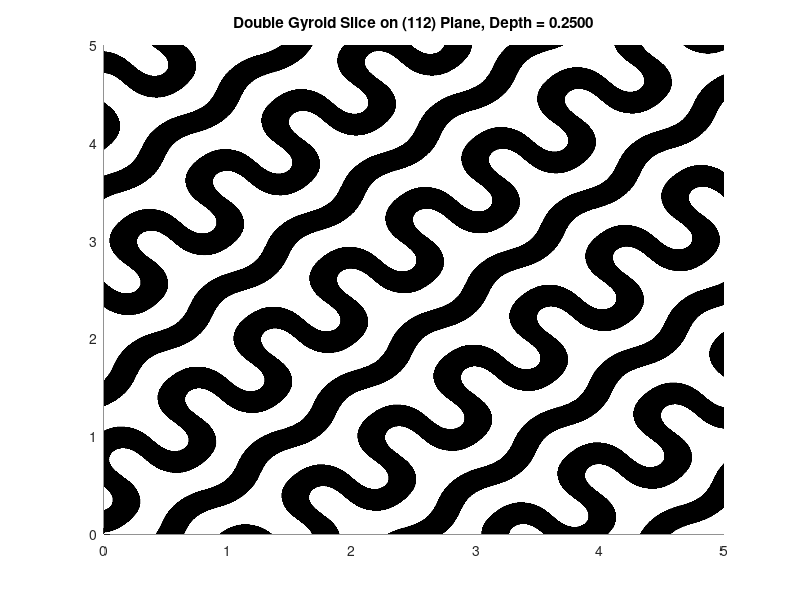
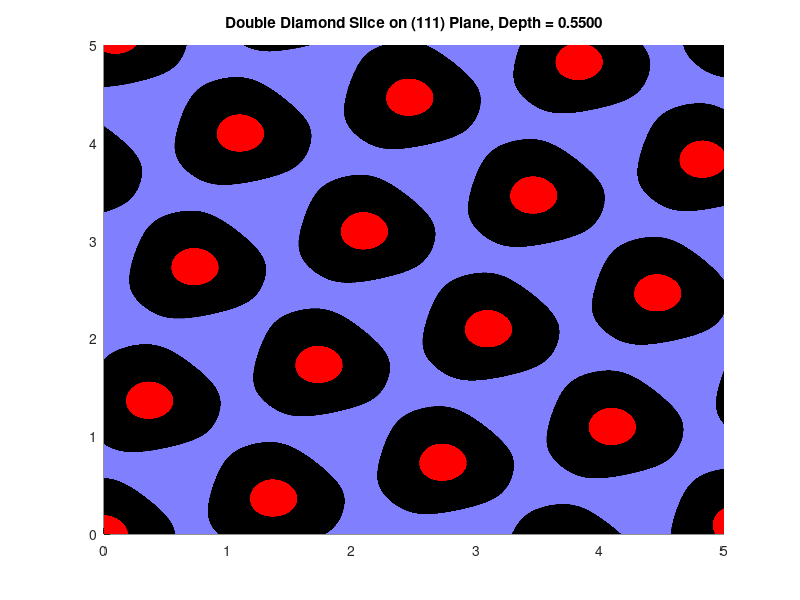

These figures' MATLAB source, in order:
%Each function in this program contains a description of what it does, 
%please read through the program to get a better understanding of what each
%function does and the overall capabilites of the program.


function blockCopolymerSlicer
% This is equivalent to a main() or runner() function, the code in this
% fuction will be executed when the program is run.

    [MIN_BLOCK_VOL_FRAC, SLICES, SLICE_DEPTH, NUM_CELLS, INVERT_COLOR, ...
     MINORITY_BLOCK_COLOR_1, MINORITY_BLOCK_COLOR_2, ...
     MAJORITY_BLOCK_COLOR, NETWORK_TYPE] = setup(); 
    % Calling setup will save default values into these named variables.
    % They can be used, but do not have to be. 
    
    filePath = 'C:\'; % Modify this filePath to save figures to your desired location
    
    %Below are two examples to show some functionality of this program. 

    plotSlice(1,1,2,0.4,5,0.25,'double gyroid',false);
    %This plots a slice of the double gyroid network on the (112) plane.
    %The volume fraction of the minority network is 0.4, five unit cells
    %are plotted in the x and y directions, and the slice occurs 1/4 of the
    %way through a unit cell (depth = 0.25). The minority networks are 
    % white and the majority network is black (invertColor = false).

    plotSliceColorNetworks(1,1,1,0.42,5,0.55,'dd',MINORITY_BLOCK_COLOR_1,MINORITY_BLOCK_COLOR_2,MAJORITY_BLOCK_COLOR);
    %This plots a slice of the double diamond network on the (111) plane.
    %The volume fraction of the minority network is 0.42, five unit cells
    %are plotted in the x and y directions, and the slice occurs near the
    %center of a unit cell (depth = 0.55). The networks are colored using
    %the default colors located in the setup() function below.   

end


function [MIN_BLOCK_VOL_FRAC, SLICES, SLICE_DEPTH, NUM_CELLS, INVERT_COLOR, ...
     MINORITY_BLOCK_COLOR_1, MINORITY_BLOCK_COLOR_2, ...
     MAJORITY_BLOCK_COLOR, NETWORK_TYPE] = setup()
% This function can be useful to assign variables to values to be used in
% calling other functions in the program. It is not necessary to use this
% function, and values can be directly input as parameters when calling
% functions in the blockCopolymerSlicer function. Each variable is
% described below:

    MIN_BLOCK_VOL_FRAC = 0.4; 
    %Input minority block volume fraction.
    
    SLICES = 51; 
    % This is the number of slices made within a unit cell when using 
    % exportSlices.
    % Default: 51
    
    SLICE_DEPTH = 0.25; 
    % This is the position within a unit cell where the slice will be made for
    % plotSlice and similar functions that make a single slice. It is measured
    % from the bottom of the unit cell.
    % Give slice depth as a fraction of a unit cell (must be between 0 and 1).
    
    NUM_CELLS = 5; 
    % Number of unit cells plotted in x and y directions. Minimum = 1.
    
    MINORITY_BLOCK_COLOR_1 = [0.5,0.5,1]; 
    % Color for one minority block network, given as an RGB triplet in a 1x3 vector.
    % Used in any of the functions that color the networks separately.
    % NOTE: In Matlab, R,G, and B must be in the range [0,1], not [0,255].
    % Default: [0.5,0.5,1] (light blue)
    
    MINORITY_BLOCK_COLOR_2 = [1,0,0]; 
    % Color for other minority block network, given as an RGB triplet in a 1x3 vector.
    % Used in any of the functions that color the networks separately.
    % NOTE: In Matlab, R,G, and B must be in the range [0,1], not [0,255].
    % Default: [1,0,0] (red)
    
    MAJORITY_BLOCK_COLOR = [0,0,0];
    % Color for the majority block network, given as an RGB triplet in a 1x3 vector. 
    % Used in any of the functions that color the networks separately.
    % NOTE: In Matlab, R,G, and B must be in the range [0,1], not [0,255].
    % Default: [0,0,0] (black)
    
    NETWORK_TYPE = 'double gyroid';
    % Which network is going to be sliced, either double diamond or 
    % double gyroid. Not case sensitive.
    % For double diamond, the program recognizes: "diamond", "double
    % diamond", and "dd"
    % For double gyroid, the program recognizes: "gyroid", "double gyroid",
    % and "dg"

    INVERT_COLOR = false;
    % Invert black and white in plotSlice, exportSlice, and plotAndSaveSlice.
    % This is a logical value (true/false) that inverts the color of the plot. 
    % When false, minority networks are white and the majority network is 
    % black. When true, minority networks are black and the majority
    % network is white.

end


function type = interpretNetworkType(networkType)
% THIS FUNCTION SHOULD NOT BE CALLED DIRECTLY
% This function interprets the network type input by the user. It could 
% be modified to accept more phrases.
% Inputs:
% networkType - A string that identifies the network type to be sliced
% Outputs:
% type - A string that identifies the network type to be sliced using only
% 'diamond' or 'gyroid' so that the program can interpret this later on

    inputType = lower(networkType);
    
    if strcmp(inputType,'diamond') || strcmp(inputType,'double diamond') || strcmp(inputType,'dd')

        type = 'diamond';

    elseif strcmp(inputType,'gyroid') || strcmp(inputType,'double gyroid') || strcmp(inputType,'dg')

        type = 'gyroid';

    else

        error("Network type could not be recongized. For double diamond, the program " + ...
            "recognizes: diamond, double diamond, and dd. For double gyroid, the program " + ...
            "recognizes: gyroid, double gyroid, and dg. It is not case sensitive.");

    end


end


function t = calculateT(minBlockVolFrac,type)
% THIS FUNCTION SHOULD NOT BE CALLED DIRECTLY
% This function converts the user input minority block volume fraction 
% into a constant to be used in the level set equations.
% Inputs:
% minBlockVolFrac - The volume fraction of the minority block
% type - A string that identifies the network type to be sliced, either
% 'diamond' or 'gyroid'.
% Outputs:
% t - A constant that is used in the level set equation to produce a plot.

    if minBlockVolFrac > 0.5 || minBlockVolFrac < 0

        error("The minority block volume fraction must be between 0 and 0.5, although values " + ...
            "should be in the range 0.33 to 0.42, which is where the double diamond and " + ...
            "double gyroid typically occur.")

    elseif minBlockVolFrac > 0.45 || minBlockVolFrac < 0.3

        warning("It is recommended that the minority block volume fraction is between " + ...
            "0.33 and 0.42, which is where the double diamond and double gyroid typically occur.")

    end


    if strcmp(type,'diamond')

        if minBlockVolFrac < 0.11

            warning("This simulation produces inaccurate results for the " + ...
                "double diamond network if the minority block volume fraction" + ...
            " is set below 0.11. It is recommended that the minority " + ...
            "block volume fraction is between 0.33 and 0.42, which is " + ...
            "where the double diamond and double gyroid typically occur.")

        end

        t = -1.1784*minBlockVolFrac + 1.1971;

    else 

        t = -1.4355*minBlockVolFrac + 1.4888;

    end

end


function [uHat,vHat,wHat] = rotate001toNewAxis(newAxis)
% THIS FUNCTION SHOULD NOT BE CALLED DIRECTLY
% This function rotates the coordinate system such that the 3D slicing 
% plane can be properly displayed in 2D without distortion.
% Inputs:
% newAxis - The normal vector to the plane that is being sliced, given as a
% vertical 3x1 vector.
% Outputs:
% uHat - This is the modified x axis, x', in the new coordinate system.
% vHat - This is the modified y axis, y', in the new coordinate system.
% wHat - This is the modified z axis, z', in the new coordinate system.

    if newAxis == [0;0;0]

        error("(000) is Not a Valid Direction, Please Use a Non-zero Value.");

    elseif newAxis(1) == 0 && newAxis(2) == 0 

        uHat = [1;0;0];
        vHat = [0;1;0];
        wHat = [0;0;1];

    else

        n = [0;0;1];
        normN = norm(n);
        nHat = n/normN;
    
        k = newAxis;
        normK = norm(k);
        kHat = k/normK;
    
        b = cross(kHat,nHat);
        bHat = b/norm(b);

        theta = acosd(dot(kHat,nHat));
    
        q0 = cosd(theta/2);
        q1 = sind(theta/2)*bHat(1);
        q2 = sind(theta/2)*bHat(2);
        q3 = sind(theta/2)*bHat(3);
    
        Q = zeros(3,3);
        Q(1,1) = -(q0*q0+q1*q1-q2*q2-q3*q3);
        Q(1,2) = -2*(q1*q2-q0*q3);
        Q(1,3) = -2*(q1*q3+q0*q2);
        Q(2,1) = -2*(q1*q2+q0*q3);
        Q(2,2) = -(q0*q0-q1*q1+q2*q2-q3*q3);
        Q(2,3) = -2*(q2*q3-q0*q1);
        Q(3,1) = 2*(q1*q3-q0*q2);
        Q(3,2) = 2*(q2*q3+q0*q1);
        Q(3,3) = q0*q0-q1*q1-q2*q2+q3*q3;
    
        uHat = Q*[1;0;0];
        vHat = Q*[0;1;0];
        wHat = Q*[0;0;1];
    
        % x' = (u(1)*x+u(2)*y+u(3)*z);
        % y' = (v(1)*x+v(2)*y+v(3)*z);
        % z' = (w(1)*x+w(2)*y+w(3)*z);

    end

end


function plotSlice(index1,index2,index3,minBlockVolFrac,cells,sliceDepth,networkType,invertColor)
% Produces an image of the double diamond or double gyroid sliced on the
% given plane. 
% Inputs:
% index1 - The first index (Miller Index) of the plane to be sliced.
% index2 - The second index (Miller Index) of the plane to be sliced.
% index3 - The third index (Miller Index) of the plane to be sliced.
% minBlockVolFrac - The volume fraction of the minority block.
% cells - The number of unit cells to be plotted in the x and y directions.
% sliceDepth - The position of the slice within the unit cell, given as a
% fraction or decimal between 0 and 1.
% networkType - The kind of network, either double diamond or double
% gyroid, given as a string.
% invertColor - Logical value (true/false) that inverts the color of the plot. 
% When false, minority networks are white and the majority network is 
% black. When true, minority networks are black and the majority
% network is white.
% Outputs:
% None

    if sliceDepth > 1 || sliceDepth < 0

        error("Slice Depth Must be a Fraction or Decimal With Value in the Range 0 to 1.")

    elseif ~islogical(invertColor)

        error("invertColor must be a logical value (either true or false)." + ...
            " Do not use quotation marks.");

    end

    network = interpretNetworkType(networkType);

    t = calculateT(minBlockVolFrac,network);

    newAxis = [index1;index2;index3];

    [u,v,w] = rotate001toNewAxis(newAxis);

    range = sqrt(index1*index1+index2*index2+index3*index3);

    z = sliceDepth*range;

    if cells >=1

        resolution = round(cells)/2000;
    
    else
    
        error("Invalid Number of Cells, You Must Plot at Least One Cell.");
    
    end
    
    points = 0:resolution:cells;  
    [x,y] = meshgrid(points);  

    if strcmp(network,'diamond')

        value = sin(pi*(u(1)*x+u(2)*y+u(3)*z)).* ...
        sin(pi*(v(1)*x+v(2)*y+v(3)*z)).*sin(pi*(w(1)*x+w(2)*y+w(3)*z)) ...
        +sin(pi*(u(1)*x+u(2)*y+u(3)*z)).*cos(pi*(v(1)*x+v(2)*y+v(3)*z)) ...
        .*cos(pi*(w(1)*x+w(2)*y+w(3)*z))+cos(pi*(u(1)*x+u(2)*y+u(3)*z)) ...
        .*sin(pi*(v(1)*x+v(2)*y+v(3)*z)).*cos(pi*(w(1)*x+w(2)*y+w(3)*z)) ...
        +cos(pi*(u(1)*x+u(2)*y+u(3)*z)).*cos(pi*(v(1)*x+v(2)*y+v(3)*z)) ...
        .*sin(pi*(w(1)*x+w(2)*y+w(3)*z));

    else

        value = sin(2*pi*(u(1)*x+u(2)*y+u(3)*z)).*cos(2*pi*(v(1)*x+v(2)*y+v(3)*z)) + ...
        sin(2*pi*(v(1)*x+v(2)*y+v(3)*z)).*cos(2*pi*(w(1)*x+w(2)*y+w(3)*z))+ ...
        sin(2*pi*(w(1)*x+w(2)*y+w(3)*z)).*cos(2*pi*(u(1)*x+u(2)*y+u(3)*z));

    end

    idx = double(abs(value)<t);
    
    figure();
    x0=100;
    y0=70;
    width=750;
    height=700;
    set(gcf,'position',[x0,y0,width,height])
    hold on;
    
    pcolor(x,y,idx);

    if invertColor

        map = [[0,0,0];[1,1,1]];

    else 
    
        map = [[1,1,1];[0,0,0]];

    end

    colormap(map);
    shading interp;

    if strcmp(network,'diamond')

        if (~(floor(index1)==index1 && floor(index2)==index2 && floor(index3)==index3))
    
            init = 'Double Diamond Slice on (%1.2f %1.2f %1.2f) Plane, Depth = %1.4f';
            str = sprintf(init,index1,index2,index3,z/range);
        
        elseif ((index1>=0) && (index2>=0) && (index3>=0) && (index1<10) && (index2<10) && (index3<10))
    
            init = 'Double Diamond Slice on (%d%d%d) Plane, Depth = %1.4f';
            str = sprintf(init,index1,index2,index3,z/range);
    
        else
    
            init = 'Double Diamond Slice on (%d %d %d) Plane, Depth = %1.4f';
            str = sprintf(init,index1,index2,index3,z/range);
    
        end
    
    else

        if (~(floor(index1)==index1 && floor(index2)==index2 && floor(index3)==index3))

            init = 'Double Gyroid Slice on (%1.2f %1.2f %1.2f) Plane, Depth = %1.4f';
            str = sprintf(init,index1,index2,index3,z/range);
    
        elseif ((index1>=0) && (index2>=0) && (index3>=0) && (index1<10) && (index2<10) && (index3<10))
    
            init = 'Double Gyroid Slice on (%d%d%d) Plane, Depth = %1.4f';
            str = sprintf(init,index1,index2,index3,z/range);
    
        else
    
            init = 'Double Gyroid Slice on (%d %d %d) Plane, Depth = %1.4f';
            str = sprintf(init,index1,index2,index3,z/range);
    
        end

    end

    title(str);
    xlim([0, cells]);
    ylim([0, cells]);

    hold off;

end


function exportSlices(index1,index2,index3,minBlockVolFrac,cells,numSlices,filePath,networkType,invertColor)
% Produces a series of images of the double diamond or double gyroid 
% sliced on the given plane at varying heights in the unit cells, and then 
% directly exports the figures to the specfied folder as '.tiff' images.
% WARNING: This function creates images named 1,2,3...etc. If there are
% already files with these name in the destination folder, they will be
% overwritten. Running the function twice with the same destination will
% lead to the second set of images overwriting the first.
% Inputs:
% index1 - The first index (Miller Index) of the plane to be sliced.
% index2 - The second index (Miller Index) of the plane to be sliced.
% index3 - The third index (Miller Index) of the plane to be sliced.
% minBlockVolFrac - The volume fraction of the minority block.
% cells - The number of unit cells to be plotted in the x and y directions.
% numSlices - Number of slices the unit cell is divided into.
% filePath - The file directory where the images will be saved, should be a
% folder.
% networkType - The kind of BCP network, either double diamond or double
% gyroid.
% invertColor - Boolean value that inverts the color of the plot. 
% When false, minority networks are white and the majority network is 
% black. When true, minority networks are black and the majority
% network is white.
% Outputs:
% None

    if ~islogical(invertColor)
    
        error("invertColor must be a logical value (either true or false)." + ...
            " Do not use quotation marks.");

    elseif numSlices < 3

        error("Must use at least 3 slices. For single slices, use plotAndSaveSlice.");
    
    end
    
    network = interpretNetworkType(networkType);
    
    t = calculateT(minBlockVolFrac,network);
    
    newAxis = [index1;index2;index3];
    
    [u,v,w] = rotate001toNewAxis(newAxis);
    
    range = sqrt(index1*index1+index2*index2+index3*index3);
    
    i = 1;
    
    step = range/(numSlices-1);
    
    slices = 0:step:range;
    
    if cells >=1
    
        resolution = round(cells)/2000;
    
    else
    
        error("Invalid Number of Cells, You Must Plot at Least One Cell.");
    
    end
    
    points = 0:resolution:cells;    
    [x,y] = meshgrid(points);  
    
    for z = slices

        if strcmp(network,'diamond')

            value = sin(pi*(u(1)*x+u(2)*y+u(3)*z)).* ...
            sin(pi*(v(1)*x+v(2)*y+v(3)*z)).*sin(pi*(w(1)*x+w(2)*y+w(3)*z)) ...
            +sin(pi*(u(1)*x+u(2)*y+u(3)*z)).*cos(pi*(v(1)*x+v(2)*y+v(3)*z)) ...
            .*cos(pi*(w(1)*x+w(2)*y+w(3)*z))+cos(pi*(u(1)*x+u(2)*y+u(3)*z)) ...
            .*sin(pi*(v(1)*x+v(2)*y+v(3)*z)).*cos(pi*(w(1)*x+w(2)*y+w(3)*z)) ...
            +cos(pi*(u(1)*x+u(2)*y+u(3)*z)).*cos(pi*(v(1)*x+v(2)*y+v(3)*z)) ...
            .*sin(pi*(w(1)*x+w(2)*y+w(3)*z)); 
    
        else
    
            value = sin(2*pi*(u(1)*x+u(2)*y+u(3)*z)).*cos(2*pi*(v(1)*x+v(2)*y+v(3)*z)) + ...
            sin(2*pi*(v(1)*x+v(2)*y+v(3)*z)).*cos(2*pi*(w(1)*x+w(2)*y+w(3)*z))+ ...
            sin(2*pi*(w(1)*x+w(2)*y+w(3)*z)).*cos(2*pi*(u(1)*x+u(2)*y+u(3)*z));
    
        end
    
        idx = double(abs(value)<t);
        
        figure();
        x0=100;
        y0=70;
        width=750;
        height=700;
        set(gcf,'position',[x0,y0,width,height])
        hold on;
        
        pcolor(x,y,idx);
      
        if invertColor

            map = [[0,0,0];[1,1,1]];
    
        else 
        
            map = [[1,1,1];[0,0,0]];

        end

        colormap(map);
        shading interp;

        if strcmp(network,'diamond')

            if (~(floor(index1)==index1 && floor(index2)==index2 && floor(index3)==index3))
        
                init = 'Double Diamond Slice on (%1.2f %1.2f %1.2f) Plane, Depth = %1.4f';
                str = sprintf(init,index1,index2,index3,z/range);
            
            elseif ((index1>=0) && (index2>=0) && (index3>=0) && (index1<10) && (index2<10) && (index3<10))
        
                init = 'Double Diamond Slice on (%d%d%d) Plane, Depth = %1.4f';
                str = sprintf(init,index1,index2,index3,z/range);
        
            else
        
                init = 'Double Diamond Slice on (%d %d %d) Plane, Depth = %1.4f';
                str = sprintf(init,index1,index2,index3,z/range);
        
            end
        
        else
    
            if (~(floor(index1)==index1 && floor(index2)==index2 && floor(index3)==index3))
    
                init = 'Double Gyroid Slice on (%1.2f %1.2f %1.2f) Plane, Depth = %1.4f';
                str = sprintf(init,index1,index2,index3,z/range);
        
            elseif ((index1>=0) && (index2>=0) && (index3>=0) && (index1<10) && (index2<10) && (index3<10))
        
                init = 'Double Gyroid Slice on (%d%d%d) Plane, Depth = %1.4f';
                str = sprintf(init,index1,index2,index3,z/range);
        
            else
        
                init = 'Double Gyroid Slice on (%d %d %d) Plane, Depth = %1.4f';
                str = sprintf(init,index1,index2,index3,z/range);
        
            end

        end
    
        title(str);
        xlim([0, cells]);
        ylim([0, cells]);
    
        hold off;
    
        imagewd = getframe(gcf); 
        
        specificName = '\\%d.tiff';
        newString = sprintf(specificName,i);
        fileLocation = strcat(filePath,newString);
        imwrite(imagewd.cdata, fileLocation);
    
        i= i+1;
    
        seq = mod(i,5);
    
        if seq == 0
    
            close all;
    
        end
    
    end
    
    close all;    

end


function plotAndSaveSlice(index1,index2,index3,minBlockVolFrac,cells,sliceDepth,filePath,networkType,invertColor)
% Produces an image of the double diamond or double gyroid sliced on the 
% given plane. It then directly exports the figures to the specfied folder 
% as a '.tiff' image. 
% Inputs:
% index1 - The first index (Miller Index) of the plane to be sliced.
% index2 - The second index (Miller Index) of the plane to be sliced.
% index3 - The third index (Miller Index) of the plane to be sliced.
% minBlockVolFrac - The volume fraction of the minority block.
% cells - The number of unit cells to be plotted in the x and y directions.
% sliceDepth - The position of the slice within the unit cell, given as a
% fraction or decimal between 0 and 1.
% networkType - The kind of BCP network, either double diamond or double
% gyroid.
% invertColor - Logical value (true/false) that inverts the color of the plot. 
% When false, minority networks are white and the majority network is 
% black. When true, minority networks are black and the majority
% network is white.
% Outputs:
% None

    if sliceDepth > 1 || sliceDepth < 0

        error("Slice Depth Must be a Fraction or Decimal With Value in the Range 0 to 1.")

    elseif ~islogical(invertColor)
    
        error("invertColor must be a logical value (either true or false)." + ...
            " Do not use quotation marks.");

    end

    network = interpretNetworkType(networkType);

    t = calculateT(minBlockVolFrac,network);

    newAxis = [index1;index2;index3];

    [u,v,w] = rotate001toNewAxis(newAxis);

    range = sqrt(index1*index1+index2*index2+index3*index3);

    z = sliceDepth*range;

    if cells >=1

        resolution = round(cells)/2000;
    
    else
    
        error("Invalid Number of Cells, You Must Plot at Least One Cell.");
    
    end
    
    points = 0:resolution:cells;  
    [x,y] = meshgrid(points);  % get 2-D mesh for x and y

    if strcmp(network,'diamond')

        value = sin(pi*(u(1)*x+u(2)*y+u(3)*z)).* ...
        sin(pi*(v(1)*x+v(2)*y+v(3)*z)).*sin(pi*(w(1)*x+w(2)*y+w(3)*z)) ...
        +sin(pi*(u(1)*x+u(2)*y+u(3)*z)).*cos(pi*(v(1)*x+v(2)*y+v(3)*z)) ...
        .*cos(pi*(w(1)*x+w(2)*y+w(3)*z))+cos(pi*(u(1)*x+u(2)*y+u(3)*z)) ...
        .*sin(pi*(v(1)*x+v(2)*y+v(3)*z)).*cos(pi*(w(1)*x+w(2)*y+w(3)*z)) ...
        +cos(pi*(u(1)*x+u(2)*y+u(3)*z)).*cos(pi*(v(1)*x+v(2)*y+v(3)*z)) ...
        .*sin(pi*(w(1)*x+w(2)*y+w(3)*z));

    else

        value = sin(2*pi*(u(1)*x+u(2)*y+u(3)*z)).*cos(2*pi*(v(1)*x+v(2)*y+v(3)*z)) + ...
        sin(2*pi*(v(1)*x+v(2)*y+v(3)*z)).*cos(2*pi*(w(1)*x+w(2)*y+w(3)*z))+ ...
        sin(2*pi*(w(1)*x+w(2)*y+w(3)*z)).*cos(2*pi*(u(1)*x+u(2)*y+u(3)*z));

    end
    
    idx = double(abs(value)<t);
    
    figure();
    x0=100;
    y0=70;
    width=750;
    height=700;
    set(gcf,'position',[x0,y0,width,height])
    hold on;
    
    pcolor(x,y,idx);

    if invertColor

        map = [[0,0,0];[1,1,1]];

    else 
    
        map = [[1,1,1];[0,0,0]];

    end

    colormap(map);
    shading interp;

    if strcmp(network,'diamond')

        init = 'Double Diamond Slice on (%1.2f %1.2f %1.2f) Plane, Depth = %1.4f';
        str = sprintf(init,index1,index2,index3,z/range);

    else

        init = 'Double Gyroid Slice on (%1.2f %1.2f %1.2f) Plane, Depth = %1.4f';
        str = sprintf(init,index1,index2,index3,z/range);

    end

    title(str);
    xlim([0, cells]);
    ylim([0, cells]);

    hold off;

    imagewd = getframe(gcf); 
    
    fileType = '.tiff';
    backslash = '\';
    newString = strcat(backslash,str,fileType);
    fileLocation = strcat(filePath,newString);
    imwrite(imagewd.cdata, fileLocation);

end


function plotSliceColorNetworks(index1,index2,index3,minBlockVolFrac,cells,sliceDepth,networkType,minorityColor1,minorityColor2,majorityColor)
% Produces an image of the double diamond or double gyroid sliced on the 
% given plane and colors each network a custom color.
% Inputs:
% index1 - The first index (Miller Index) of the plane to be sliced.
% index2 - The second index (Miller Index) of the plane to be sliced.
% index3 - The third index (Miller Index) of the plane to be sliced.
% minBlockVolFrac - The volume fraction of the minority block.
% cells - The number of unit cells to be plotted in the x and y directions.
% sliceDepth - The position of the slice within the unit cell, given as a
% fraction or decimal between 0 and 1.
% networkType - The kind of BCP network, either double diamond or double
% gyroid.
% minorityColor1 - Color for first minority block network, given as an 
% RGB triplet in a 1x3 vector.
% minorityColor2 - Color for second minority block network, given as an 
% RGB triplet in a 1x3 vector.
% majorityColor - Color for the majority block network, given as an 
% RGB triplet in a 1x3 vector.
% NOTE: In Matlab, R,G, and B must be in the range [0,1], not [0,255]. 
% Outputs:
% None

    if sliceDepth > 1 || sliceDepth < 0

        error("Slice Depth Must be a Fraction or Decimal With Value in the Range 0 to 1.");

    end

    network = interpretNetworkType(networkType);

    t = calculateT(minBlockVolFrac,network);

    newAxis = [index1;index2;index3];

    [u,v,w] = rotate001toNewAxis(newAxis);

    range = sqrt(index1*index1+index2*index2+index3*index3);

    z = sliceDepth*range;

    if cells >=1

        resolution = round(cells)/2000;
    
    else
    
        error("Invalid Number of Cells, You Must Plot at Least One Cell.");
    
    end
    
    points = 0:resolution:cells;  
    [x,y] = meshgrid(points);  % get 2-D mesh for x and y

    if strcmp(network,'diamond')

        value = sin(pi*(u(1)*x+u(2)*y+u(3)*z)).* ...
        sin(pi*(v(1)*x+v(2)*y+v(3)*z)).*sin(pi*(w(1)*x+w(2)*y+w(3)*z)) ...
        +sin(pi*(u(1)*x+u(2)*y+u(3)*z)).*cos(pi*(v(1)*x+v(2)*y+v(3)*z)) ...
        .*cos(pi*(w(1)*x+w(2)*y+w(3)*z))+cos(pi*(u(1)*x+u(2)*y+u(3)*z)) ...
        .*sin(pi*(v(1)*x+v(2)*y+v(3)*z)).*cos(pi*(w(1)*x+w(2)*y+w(3)*z)) ...
        +cos(pi*(u(1)*x+u(2)*y+u(3)*z)).*cos(pi*(v(1)*x+v(2)*y+v(3)*z)) ...
        .*sin(pi*(w(1)*x+w(2)*y+w(3)*z));

    else

        value = sin(2*pi*(u(1)*x+u(2)*y+u(3)*z)).*cos(2*pi*(v(1)*x+v(2)*y+v(3)*z)) + ...
        sin(2*pi*(v(1)*x+v(2)*y+v(3)*z)).*cos(2*pi*(w(1)*x+w(2)*y+w(3)*z))+ ...
        sin(2*pi*(w(1)*x+w(2)*y+w(3)*z)).*cos(2*pi*(u(1)*x+u(2)*y+u(3)*z));

    end

    idx = double(value>t);
    idx = idx - double(value<-t);
    
    figure();
    x0=100;
    y0=70;
    width=750;
    height=700;
    set(gcf,'position',[x0,y0,width,height])
    hold on;
    
    pcolor(x,y,idx);

    map = [minorityColor1;majorityColor;minorityColor2];

    colormap(map);
    shading interp;

    if strcmp(network,'diamond')

        if (~(floor(index1)==index1 && floor(index2)==index2 && floor(index3)==index3))
    
            init = 'Double Diamond Slice on (%1.2f %1.2f %1.2f) Plane, Depth = %1.4f';
            str = sprintf(init,index1,index2,index3,z/range);
        
        elseif ((index1>=0) && (index2>=0) && (index3>=0) && (index1<10) && (index2<10) && (index3<10))
    
            init = 'Double Diamond Slice on (%d%d%d) Plane, Depth = %1.4f';
            str = sprintf(init,index1,index2,index3,z/range);
    
        else
    
            init = 'Double Diamond Slice on (%d %d %d) Plane, Depth = %1.4f';
            str = sprintf(init,index1,index2,index3,z/range);
    
        end
    
    else

        if (~(floor(index1)==index1 && floor(index2)==index2 && floor(index3)==index3))

            init = 'Double Gyroid Slice on (%1.2f %1.2f %1.2f) Plane, Depth = %1.4f';
            str = sprintf(init,index1,index2,index3,z/range);
    
        elseif ((index1>=0) && (index2>=0) && (index3>=0) && (index1<10) && (index2<10) && (index3<10))
    
            init = 'Double Gyroid Slice on (%d%d%d) Plane, Depth = %1.4f';
            str = sprintf(init,index1,index2,index3,z/range);
    
        else
    
            init = 'Double Gyroid Slice on (%d %d %d) Plane, Depth = %1.4f';
            str = sprintf(init,index1,index2,index3,z/range);
    
        end

    end

    title(str);
    xlim([0, cells]);
    ylim([0, cells]);

    hold off;

end


function exportSlicesColorNetworks(index1,index2,index3,minBlockVolFrac,cells,numSlices,networkType,minorityColor1,minorityColor2,majorityColor,filePath)
% Produces a series of images of the double diamond or double gyroid
% sliced on the given plane at varying heights in the unit cells and 
% colors each network a custom color. It then directly exports the figures
% to the specfied folder as '.tiff' images.
% WARNING: This function creates images named 1,2,3...etc. If there are
% already files with these name in the destination folder, they will be
% overwritten. Running the function twice with the same destination will
% lead to the second set of images overwriting the first.
% Inputs:
% index1 - The first index (Miller Index) of the plane to be sliced.
% index2 - The second index (Miller Index) of the plane to be sliced.
% index3 - The third index (Miller Index) of the plane to be sliced.
% minBlockVolFrac - The volume fraction of the minority block.
% cells - The number of unit cells to be plotted in the x and y directions.
% numSlices - Number of slices the unit cell is divided into.
% networkType - The kind of BCP network, either double diamond or double
% gyroid.
% minorityColor1 - Color for first minority block network, given as an 
% RGB triplet in a 1x3 vector.
% minorityColor2 - Color for second minority block network, given as an 
% RGB triplet in a 1x3 vector.
% majorityColor - Color for the majority block network, given as an 
% RGB triplet in a 1x3 vector.
% NOTE: In Matlab, R,G, and B must be in the range [0,1], not [0,255]. 
% filePath - The file directory where the images will be saved, should be a
% folder.
% Outputs:
% None

    if numSlices < 3

        error("Must use at least 3 slices. To save single slices, use plotAndSaveSlice.");
    
    end
    
    network = interpretNetworkType(networkType);
    
    t = calculateT(minBlockVolFrac,network);
    
    newAxis = [index1;index2;index3];
    
    [u,v,w] = rotate001toNewAxis(newAxis);
    
    range = sqrt(index1*index1+index2*index2+index3*index3);
    
    i = 1;
    
    step = range/(numSlices-1);
    
    slices = 0:step:range;
    
    if cells >=1
    
        resolution = round(cells)/2000;
    
    else
    
        error("Invalid Number of Cells, You Must Plot at Least One Cell.");
    
    end
    
    points = 0:resolution:cells;    
    [x,y] = meshgrid(points);  % get 2-D mesh for x and y
    
    for z = slices

        if strcmp(network,'diamond')

            value = sin(pi*(u(1)*x+u(2)*y+u(3)*z)).* ...
            sin(pi*(v(1)*x+v(2)*y+v(3)*z)).*sin(pi*(w(1)*x+w(2)*y+w(3)*z)) ...
            +sin(pi*(u(1)*x+u(2)*y+u(3)*z)).*cos(pi*(v(1)*x+v(2)*y+v(3)*z)) ...
            .*cos(pi*(w(1)*x+w(2)*y+w(3)*z))+cos(pi*(u(1)*x+u(2)*y+u(3)*z)) ...
            .*sin(pi*(v(1)*x+v(2)*y+v(3)*z)).*cos(pi*(w(1)*x+w(2)*y+w(3)*z)) ...
            +cos(pi*(u(1)*x+u(2)*y+u(3)*z)).*cos(pi*(v(1)*x+v(2)*y+v(3)*z)) ...
            .*sin(pi*(w(1)*x+w(2)*y+w(3)*z));
    
        else
    
            value = sin(2*pi*(u(1)*x+u(2)*y+u(3)*z)).*cos(2*pi*(v(1)*x+v(2)*y+v(3)*z)) + ...
            sin(2*pi*(v(1)*x+v(2)*y+v(3)*z)).*cos(2*pi*(w(1)*x+w(2)*y+w(3)*z))+ ...
            sin(2*pi*(w(1)*x+w(2)*y+w(3)*z)).*cos(2*pi*(u(1)*x+u(2)*y+u(3)*z));
    
        end
    
         idx = double(value>t);
         idx = idx - double(value<-t);
        
        figure();
        x0=100;
        y0=70;
        width=750;
        height=700;
        set(gcf,'position',[x0,y0,width,height])
        hold on;
        
        pcolor(x,y,idx);
      
        map = [minorityColor1;majorityColor;minorityColor2];

        colormap(map);
        shading interp;

        if strcmp(network,'diamond')

            if (~(floor(index1)==index1 && floor(index2)==index2 && floor(index3)==index3))
        
                init = 'Double Diamond Slice on (%1.2f %1.2f %1.2f) Plane, Depth = %1.4f';
                str = sprintf(init,index1,index2,index3,z/range);
            
            elseif ((index1>=0) && (index2>=0) && (index3>=0) && (index1<10) && (index2<10) && (index3<10))
        
                init = 'Double Diamond Slice on (%d%d%d) Plane, Depth = %1.4f';
                str = sprintf(init,index1,index2,index3,z/range);
        
            else
        
                init = 'Double Diamond Slice on (%d %d %d) Plane, Depth = %1.4f';
                str = sprintf(init,index1,index2,index3,z/range);
        
            end
        
        else
    
            if (~(floor(index1)==index1 && floor(index2)==index2 && floor(index3)==index3))
    
                init = 'Double Gyroid Slice on (%1.2f %1.2f %1.2f) Plane, Depth = %1.4f';
                str = sprintf(init,index1,index2,index3,z/range);
        
            elseif ((index1>=0) && (index2>=0) && (index3>=0) && (index1<10) && (index2<10) && (index3<10))
        
                init = 'Double Gyroid Slice on (%d%d%d) Plane, Depth = %1.4f';
                str = sprintf(init,index1,index2,index3,z/range);
        
            else
        
                init = 'Double Gyroid Slice on (%d %d %d) Plane, Depth = %1.4f';
                str = sprintf(init,index1,index2,index3,z/range);
        
            end

        end
    
        title(str);
        xlim([0, cells]);
        ylim([0, cells]);
    
        hold off;
    
        imagewd = getframe(gcf); 
        
        specificName = '\\%d.tiff';
        newString = sprintf(specificName,i);
        fileLocation = strcat(filePath,newString);
        imwrite(imagewd.cdata, fileLocation);
    
        i= i+1;
    
        seq = mod(i,5);
    
        if seq == 0
    
            close all;
    
        end
    
    end
    
    close all;    

end


function plotAndSaveSliceColorNetworks(index1,index2,index3,minBlockVolFrac,cells,sliceDepth,networkType,minorityColor1,minorityColor2,majorityColor,filePath)
% Produces an image of the double gyroid or double diamond sliced on the 
% given plane, and colors each network a custom color. It then directly 
% exports the figure to the specfied folder as a '.tiff' image.
% Inputs:
% index1 - The first index (Miller Index) of the plane to be sliced.
% index2 - The second index (Miller Index) of the plane to be sliced.
% index3 - The third index (Miller Index) of the plane to be sliced.
% minBlockVolFrac - The volume fraction of the minority block.
% cells - The number of unit cells to be plotted in the x and y directions.
% sliceDepth - The position of the slice within the unit cell, given as a
% fraction or decimal between 0 and 1.
% networkType - The kind of BCP network, either double diamond or double
% gyroid.
% minorityColor1 - Color for first minority block network, given as an 
% RGB triplet in a 1x3 vector.
% minorityColor2 - Color for second minority block network, given as an 
% RGB triplet in a 1x3 vector.
% majorityColor - Color for the majority block network, given as an 
% RGB triplet in a 1x3 vector.
% NOTE: In Matlab, R,G, and B must be in the range [0,1], not [0,255]. 
% filePath - The file directory where the images will be saved, should be a
% folder.
% Outputs:
% None

    if sliceDepth > 1 || sliceDepth < 0

        error("Slice Depth Must be a Fraction or Decimal With Value in the Range 0 to 1.")

    end

    network = interpretNetworkType(networkType);

    t = calculateT(minBlockVolFrac,network);

    newAxis = [index1;index2;index3];

    [u,v,w] = rotate001toNewAxis(newAxis);

    range = sqrt(index1*index1+index2*index2+index3*index3);

    z = sliceDepth*range;

    if cells >=1

        resolution = round(cells)/2000;
    
    else
    
        error("Invalid Number of Cells, You Must Plot at Least One Cell.");
    
    end
    
    points = 0:resolution:cells;  
    [x,y] = meshgrid(points);  % get 2-D mesh for x and y

    if strcmp(network,'diamond')

        value = sin(pi*(u(1)*x+u(2)*y+u(3)*z)).* ...
        sin(pi*(v(1)*x+v(2)*y+v(3)*z)).*sin(pi*(w(1)*x+w(2)*y+w(3)*z)) ...
        +sin(pi*(u(1)*x+u(2)*y+u(3)*z)).*cos(pi*(v(1)*x+v(2)*y+v(3)*z)) ...
        .*cos(pi*(w(1)*x+w(2)*y+w(3)*z))+cos(pi*(u(1)*x+u(2)*y+u(3)*z)) ...
        .*sin(pi*(v(1)*x+v(2)*y+v(3)*z)).*cos(pi*(w(1)*x+w(2)*y+w(3)*z)) ...
        +cos(pi*(u(1)*x+u(2)*y+u(3)*z)).*cos(pi*(v(1)*x+v(2)*y+v(3)*z)) ...
        .*sin(pi*(w(1)*x+w(2)*y+w(3)*z)); 

    else

        value = sin(2*pi*(u(1)*x+u(2)*y+u(3)*z)).*cos(2*pi*(v(1)*x+v(2)*y+v(3)*z)) + ...
        sin(2*pi*(v(1)*x+v(2)*y+v(3)*z)).*cos(2*pi*(w(1)*x+w(2)*y+w(3)*z))+ ...
        sin(2*pi*(w(1)*x+w(2)*y+w(3)*z)).*cos(2*pi*(u(1)*x+u(2)*y+u(3)*z));

    end
    
    idx = double(value<t);
    idx = idx - double(value<-t);
    
    figure();
    x0=100;
    y0=70;
    width=750;
    height=700;
    set(gcf,'position',[x0,y0,width,height])
    hold on;
    
    pcolor(x,y,idx);

    map = [minorityColor1;majorityColor;minorityColor2];

    colormap(map);
    shading interp;

    if strcmp(network,'diamond')

        init = 'Double Diamond Slice on (%1.2f %1.2f %1.2f) Plane, Depth = %1.4f';
        str = sprintf(init,index1,index2,index3,z/range);

    else

        init = 'Double Gyroid Slice on (%1.2f %1.2f %1.2f) Plane, Depth = %1.4f';
        str = sprintf(init,index1,index2,index3,z/range);

    end

    title(str);
    xlim([0, cells]);
    ylim([0, cells]);

    hold off;

    imagewd = getframe(gcf); 
    
    fileType = '.tiff';
    backslash = '\';
    newString = strcat(backslash,str,fileType);
    fileLocation = strcat(filePath,newString);
    imwrite(imagewd.cdata, fileLocation);

end


function twoPlaneSlice(plane1Index1,plane1Index2,plane1Index3,sliceDepth1,networkType1,minBlockVolFrac1,plane2Index1,plane2Index2,plane2Index3,sliceDepth2,networkType2,minBlockVolFrac2,cells,xCoefficient,b,invertColor1,invertColor2)
% Produces an image of the double gyroid or double diamond sliced on two
% given planes, separated by a linear grain boundary. These two planes can
% be of the same network type (ie. both double diamond) or different 
% network types.
% Inputs:
% plane1Index1 - The first index (Miller Index) of the first plane to be sliced.
% plane1Index2 - The second index (Miller Index) of the first plane to be sliced.
% plane1Index3 - The third index (Miller Index) of the first plane to be sliced.
% sliceDepth1 - The position of the first slice within the unit cell, 
% given as a fraction or decimal between 0 and 1.
% networkType1 - The kind of network for the first network, either double 
% diamond or double gyroid.
% minBlockVolFrac1 - The volume fraction of the minority block for the 
% first network.
% plane2Index1 - The first index (Miller Index) of the second plane to be sliced.
% plane2Index2 - The second index (Miller Index) of the second plane to be sliced.
% plane2Index3 - The third index (Miller Index) of the second plane to be sliced.
% sliceDepth2 - The position of the second slice within the unit cell, 
% given as a fraction or decimal between 0 and 1.
% networkType2 - The kind of network for the second network, either double 
% diamond or double gyroid.
% minBlockVolFrac2 - The volume fraction of the minority block for the 
% second network.
% cells - The total number of unit cells to be plotted in the x and y 
% directions.
% xCoefficient - The grain boundary separating the two planes is a line
% given by the equation y = m*x+b. This variable is eqivalent to m.
% b - The grain boundary separating the two planes is a line given by the 
% equation y = m*x+b. This variable is eqivalent to b.
% invertColor1 - Logical value (true/false) that inverts the color of the 
% first network. When false, minority networks are white and the majority 
% network is black. When true, minority networks are black and the majority
% network is white.
% invertColor2 - Logical value (true/false) that inverts the color of the 
% second network. When false, minority networks are white and the majority 
% network is black. When true, minority networks are black and the majority
% network is white.
% Outputs:
% None

    if sliceDepth1 > 1 || sliceDepth1 < 0 || sliceDepth2 > 1 || sliceDepth2 < 0
    
        error("Slice Depth Must be a Fraction or Decimal With Value in the Range 0 to 1.")

    elseif ~(islogical(invertColor1) && islogical(invertColor2))

        error("invertColor must be a logical value (either true or false)." + ...
            " Do not use quotation marks.");
    
    end

    network1 = interpretNetworkType(networkType1);
    network2 = interpretNetworkType(networkType2);

    tPlane1 = calculateT(minBlockVolFrac1,network1);
    tPlane2 = calculateT(minBlockVolFrac2,network2);

    if cells >=1

        resolution = round(cells)/2000;
    
    else
    
        error("Invalid Number of Cells, You Must Plot at Least One Cell.");
    
    end

    figure();
    x0=100;
    y0=70;
    width=750;
    height=700;
    set(gcf,'position',[x0,y0,width,height])
    hold on;
    
    points = 0:resolution:cells;
    [x,y] = meshgrid(points);  % get 2-D mesh for x and y

    xMinusY = xCoefficient.*x-y; % y = A*x+b
    [rowIndices1, colIndices1] = find(xMinusY > -b); % y < A*x+b
    indicies1 = [rowIndices1, colIndices1];
    [rowIndices2, colIndices2] = find(xMinusY <= -b); % y >= A*x+b
    indicies2 = [rowIndices2,colIndices2];

    newAxis = [plane1Index1;plane1Index2;plane1Index3];

    [u,v,w] = rotate001toNewAxis(newAxis);

    range = sqrt(plane1Index1*plane1Index1+plane1Index2*plane1Index2+plane1Index3*plane1Index3);

    z = sliceDepth1*range;

    if strcmp(network1,'diamond')

        value = sin(pi*(u(1)*x+u(2)*y+u(3)*z)).* ...
        sin(pi*(v(1)*x+v(2)*y+v(3)*z)).*sin(pi*(w(1)*x+w(2)*y+w(3)*z)) ...
        +sin(pi*(u(1)*x+u(2)*y+u(3)*z)).*cos(pi*(v(1)*x+v(2)*y+v(3)*z)) ...
        .*cos(pi*(w(1)*x+w(2)*y+w(3)*z))+cos(pi*(u(1)*x+u(2)*y+u(3)*z)) ...
        .*sin(pi*(v(1)*x+v(2)*y+v(3)*z)).*cos(pi*(w(1)*x+w(2)*y+w(3)*z)) ...
        +cos(pi*(u(1)*x+u(2)*y+u(3)*z)).*cos(pi*(v(1)*x+v(2)*y+v(3)*z)) ...
        .*sin(pi*(w(1)*x+w(2)*y+w(3)*z));

    else

        value = sin(2*pi*(u(1)*x+u(2)*y+u(3)*z)).*cos(2*pi*(v(1)*x+v(2)*y+v(3)*z)) + ...
        sin(2*pi*(v(1)*x+v(2)*y+v(3)*z)).*cos(2*pi*(w(1)*x+w(2)*y+w(3)*z))+ ...
        sin(2*pi*(w(1)*x+w(2)*y+w(3)*z)).*cos(2*pi*(u(1)*x+u(2)*y+u(3)*z));

    end 

    idx = double(abs(value)<tPlane1);

    for row = 1:size(indicies1,1)

        idx(indicies1(row,1),indicies1(row,2)) = NaN; %set to NaN so it is not plotted

    end
    
    pcolor(x,y,idx);
    
    if invertColor1

        map = [[0,0,0];[1,1,1]];

    else 
    
        map = [[1,1,1];[0,0,0]];

    end

    colormap(map);
    shading interp;

    newAxis2 = [plane2Index1;plane2Index2;plane2Index3];

    [u,v,w] = rotate001toNewAxis(newAxis2);

    range2 = sqrt(plane2Index1*plane2Index1+plane2Index2*plane2Index2+plane2Index3*plane2Index3);

    z = sliceDepth2*range2;

    if strcmp(network2,'diamond')

        value2 = sin(pi*(u(1)*x+u(2)*y+u(3)*z)).* ...
        sin(pi*(v(1)*x+v(2)*y+v(3)*z)).*sin(pi*(w(1)*x+w(2)*y+w(3)*z)) ...
        +sin(pi*(u(1)*x+u(2)*y+u(3)*z)).*cos(pi*(v(1)*x+v(2)*y+v(3)*z)) ...
        .*cos(pi*(w(1)*x+w(2)*y+w(3)*z))+cos(pi*(u(1)*x+u(2)*y+u(3)*z)) ...
        .*sin(pi*(v(1)*x+v(2)*y+v(3)*z)).*cos(pi*(w(1)*x+w(2)*y+w(3)*z)) ...
        +cos(pi*(u(1)*x+u(2)*y+u(3)*z)).*cos(pi*(v(1)*x+v(2)*y+v(3)*z)) ...
        .*sin(pi*(w(1)*x+w(2)*y+w(3)*z));

    else

        value2 = sin(2*pi*(u(1)*x+u(2)*y+u(3)*z)).*cos(2*pi*(v(1)*x+v(2)*y+v(3)*z)) + ...
        sin(2*pi*(v(1)*x+v(2)*y+v(3)*z)).*cos(2*pi*(w(1)*x+w(2)*y+w(3)*z))+ ...
        sin(2*pi*(w(1)*x+w(2)*y+w(3)*z)).*cos(2*pi*(u(1)*x+u(2)*y+u(3)*z));

    end 

    idx = double(abs(value2)<tPlane2);

    for row = 1:size(indicies2,1)

        idx(indicies2(row,1),indicies2(row,2)) = NaN; %set to NaN so it is not plotted

    end
    
    pcolor(x,y,idx);
    
    if invertColor2

        map = [[0,0,0];[1,1,1]];

    else 
    
        map = [[1,1,1];[0,0,0]];

    end

    colormap(map);
    shading interp;

    if strcmp(network1,'diamond')

        type1 = 'Diamond';

    else 

        type1 = "Gyroid";

    end

    if strcmp(network2,'diamond')

        type2 = 'Diamond';

    else 

        type2 = "Gyroid";

    end

    init = 'Double %s Slice on (%1.2f %1.2f %1.2f) Plane, Depth = %1.4f, and Double %s Slice on (%1.2f %1.2f %1.2f) Plane, Depth = %1.4f.';
    str = sprintf(init,type1,plane1Index1,plane1Index2,plane1Index3,sliceDepth1,type2,plane2Index1,plane2Index2,plane2Index3,sliceDepth2);

    title(str);
    ax = gca;
    ax.TitleFontSizeMultiplier = .6;
    xlim([0, cells]);
    ylim([0, cells]);

    hold off;

end
